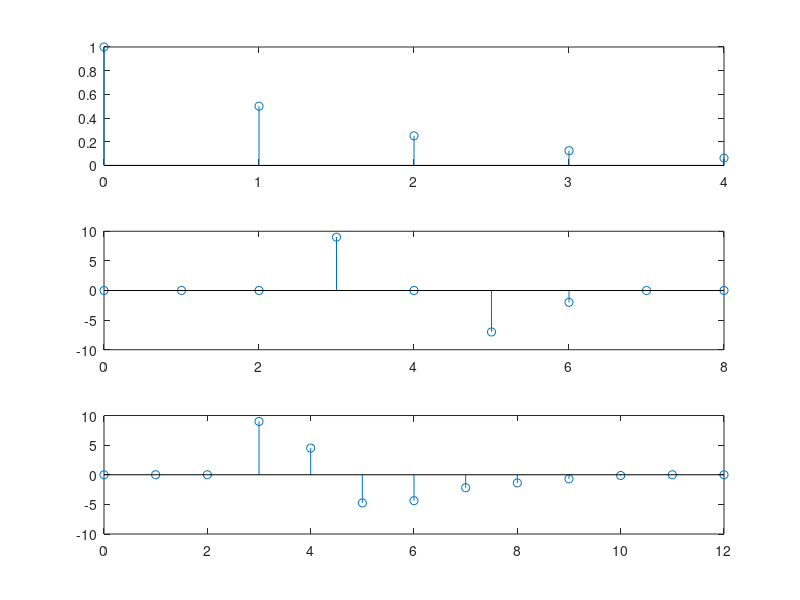
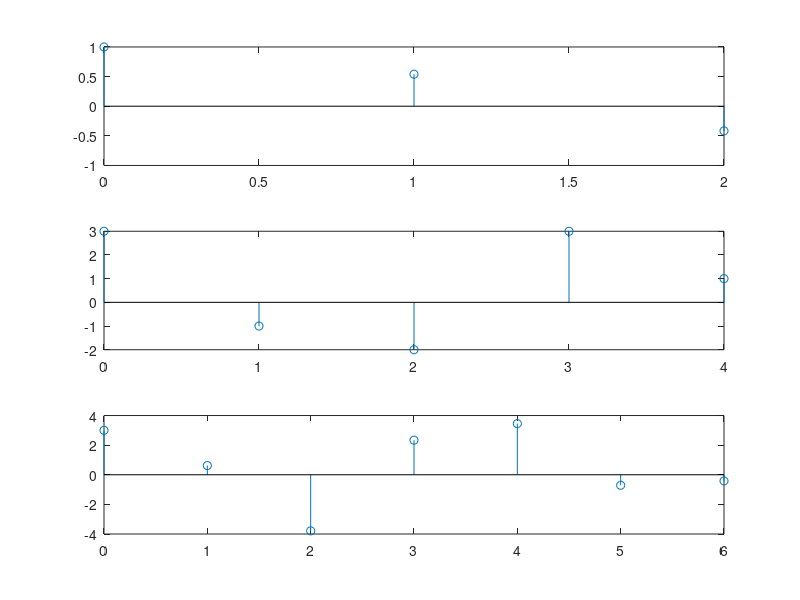
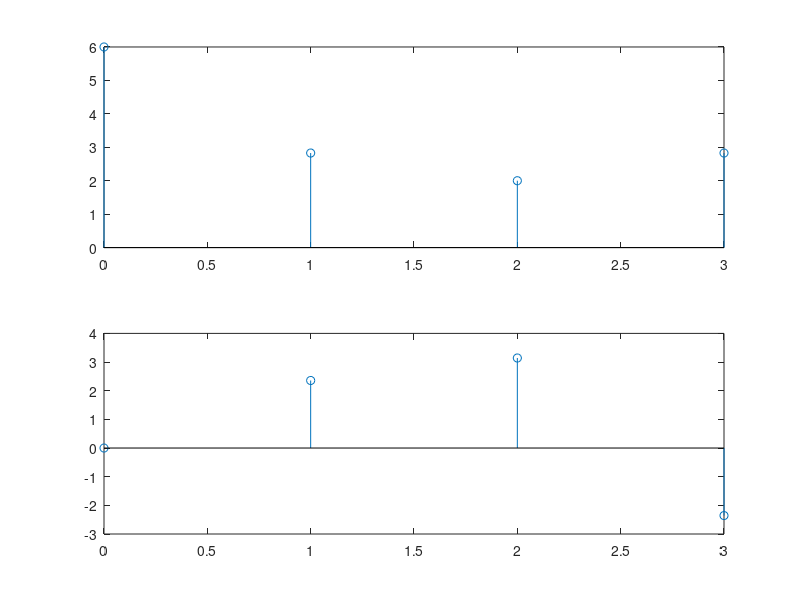

Here is the MATLAB script that generated these plots, in order: (Note: this script raises an error after producing the figures.)
%% 4. Two systems denoted by h1(n) = [3 -1 -2 0 0] and
% h2(n) = [0 0 0 3 1] are connected in series. Write a Matlab
% program to input the two sequences, determine the impulse response of
% the resultant system and determine and sketch the response of the system
% to an input a^n u(n) for 0?n?4. Choose |a|<1.
a=0.5;
n=0:4;
n1=0:1:8;
x=a.^n;
h1=[3 -1 -2 0 0];
h2=[0 0 0 3 1];
h=conv(h1,h2);
y=conv(x,h);
figure(1);
subplot(311)
stem(n,x);
subplot(312)
stem(n1,h);
subplot(313)
stem(0:length(y)-1,y);
%% 5. Two systems denoted by h1(n) = [3 -1 -2 0 0] and
% h2(n) =[0 0 0 3 1] are connected in parallel. Write a Matlab
% programme to determine and sketch the response of the system to an
% input x(n)=cos(n)
n=0:1:2;
n1=0:1:4;
x=cos(n);
h1=[3 -1 -2 0 0];
h2=[0 0 0 3 1];
h=h1+h2;
y1=conv(x,h);
figure(2);
subplot(311)
stem(n,x);
subplot(312)
stem(n1,h);
subplot(313)
stem(0:length(y1)-1,y1);
%% 6. Write a Matlab programme to determine the N=4 point
% DFT of a sequence x(n)=[0,1,2,3]. Sketch the
% magnitude and phase of the resultant DFT sequence.
N=4;
k=0:N-1;
x=[0 1 2 3];
xdft=fft(x,N)
mag=abs(xdft);
phase=angle(xdft);
figure(3)
subplot(211);
stem(k,mag);
subplot(212)
stem(k,phase)

%% 10. Write a Matlab program to obtain the z-transform of the input sequence
% x(n) = {3,0,0,0,0,6,1,-4} and to obtain the inverse z-
% transform given the z-transform H(z) = _______________________.
%x= [3 0 0 0 0 6 1 -4];
syms n;
x= 3 + 0*(n) + 0*(n^2) + 0*(n^3) + 0*(n^4) + 0*(n^5) + 6*(n^6) + 1*(n^7) + (-4)*(n^8);
ztrans(x)
%% 11. Write a Matlab program to sample the signal
% x(t) = ________________________ at an appropriate sampling
% frequency to be able to reconstruct the signal from its samples. Plot both
% x(t) and the sequence x(n) on the same graph.
f1=50;
f2=100;
f3=150;
fm=f3;
tf=0.04;
t=0:0.0001:0.04;
x= cos(2*pi*f1*t)+cos(2*pi*f2*t)+cos(2*pi*f3*t);
figure(4)
subplot(211)
plot(t,x)
fs=2700;
n=0:tf*fs;
x1= cos(2*pi*f1*(n/fs))+cos(2*pi*f2*(n/fs))+cos(2*pi*f3*(n/fs));
subplot(212)
stem(n,x1)
%% 20. Consider the following difference equation y(n) = ay(n-1) + x(n)
% Write a Matlab function diffeqn(a,x,y1) which will compute the value of
% the output y(n) of the system defined by the above equation. Assuming
% a=1 and y1= y(-1)=0 use the function to determine and plot the output
% sequence y(n), over 30 samples, for an input x(n) = ?(n).
n=0:29;
x=[1 zeros(1,29)]
a=[1 -1];
b=[1];
y=filter(b,a,x);
figure(5)
stem(n,y)
